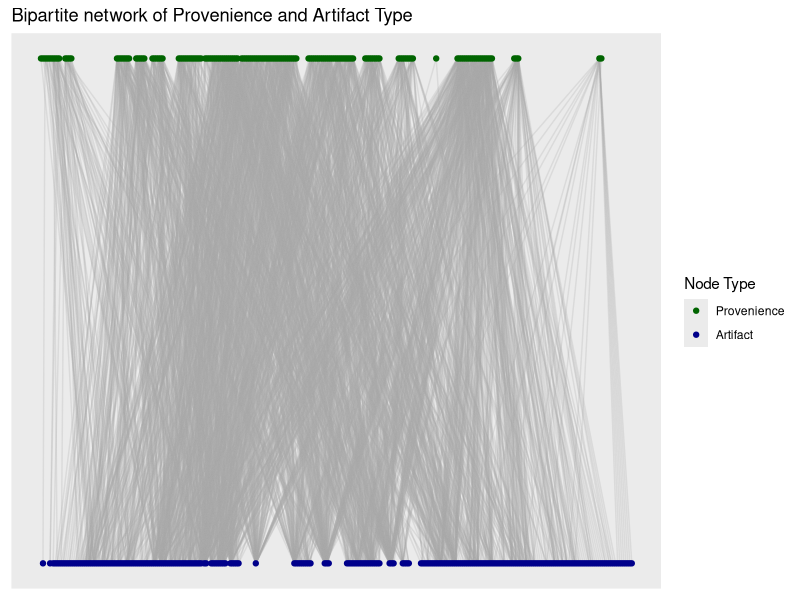
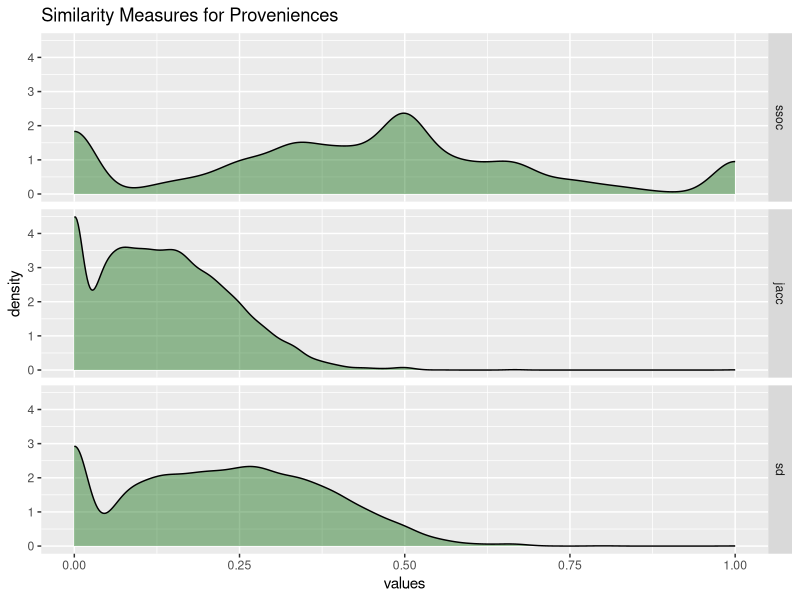
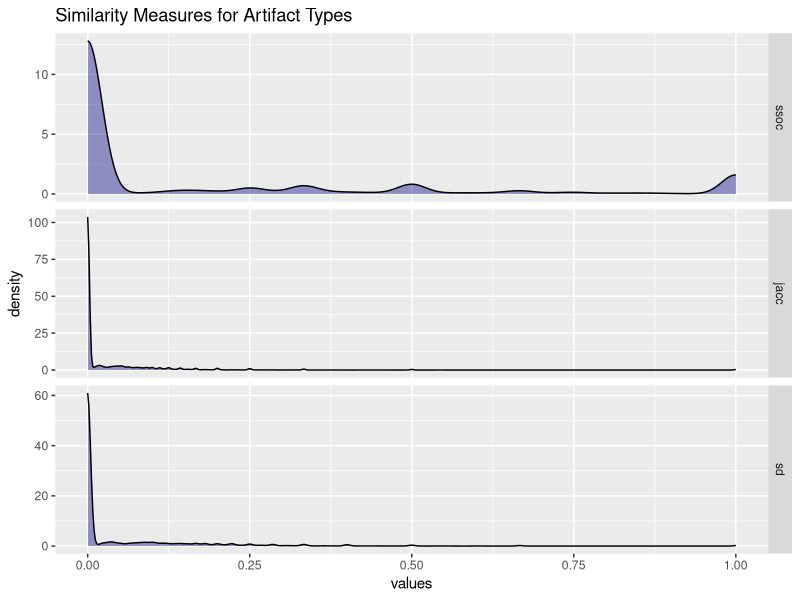
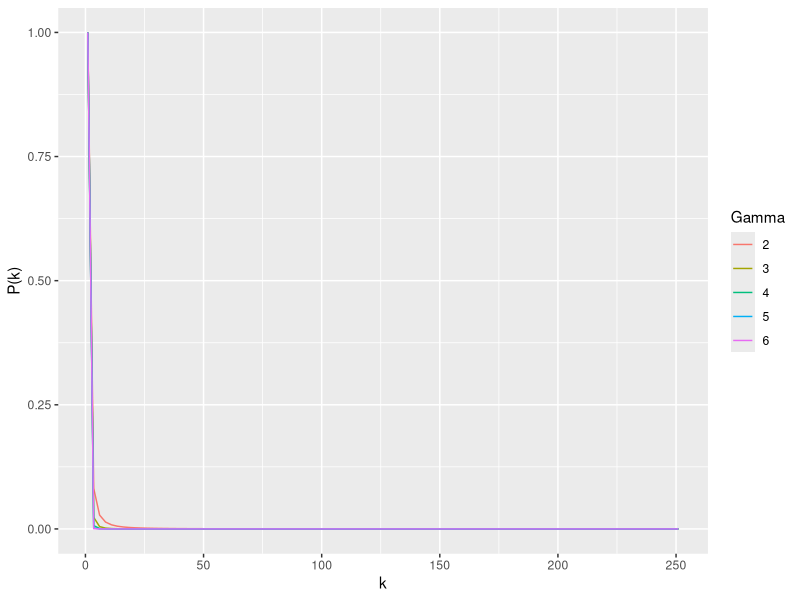
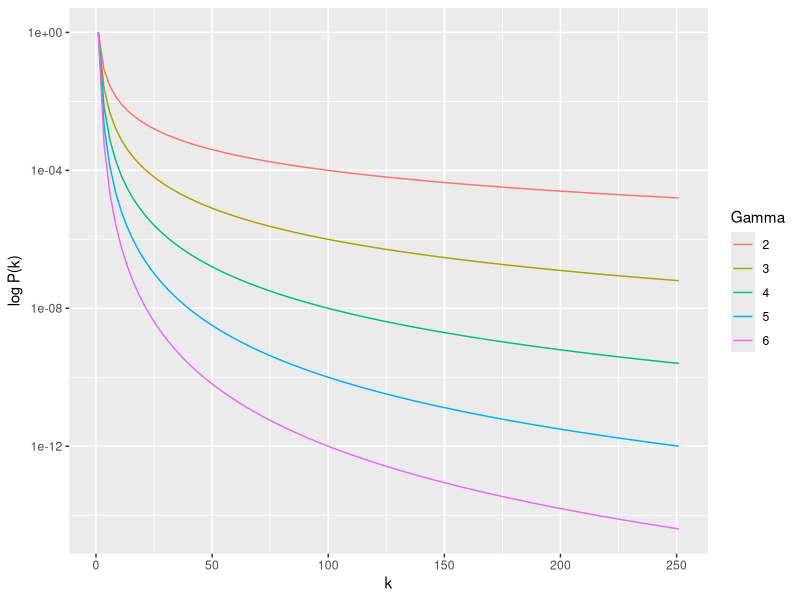
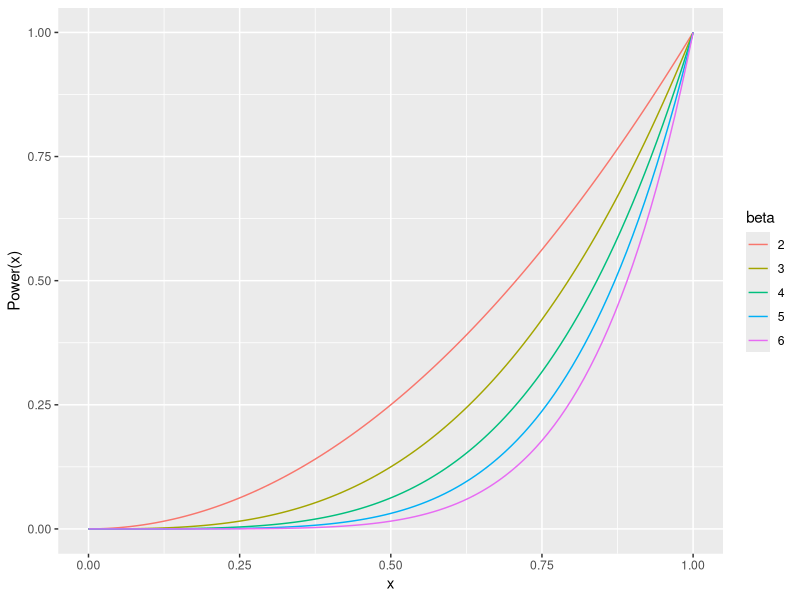

These figures' R source, in order:
## ---- chunk 1
#| label: code-bpg
#| echo: false
#| message: false

require(tidyverse)
require(igraph)
require(ggraph)

# Import data from file ---------------------------------------------------

dat_raw <- read_csv("./data/Catalog_SiteA.csv",
                col_select = c(LEVEL_ID, CODE))

# Artifact to exclude from analysis
exclude_artifacts <-
  as.vector(read.csv("./data/code_exclude.csv", header = T)$x)

# Remove Bakelite and plastic buttons from exclusion list
exclude_artifacts <-
  exclude_artifacts[!exclude_artifacts %in% c("BKLT", "PB")]

# Import list of artifact codes
artifact_codes <-
  read.csv("./data/code_list.csv",
           header = TRUE,
           stringsAsFactors = FALSE)

# Filter data set for excluded artifact types
dat <- dat_raw %>% filter(!(CODE %in% exclude_artifacts))

# Create un-weighted bipartite graph --------------------------------------

g_assemblages_bpg <-
  graph_from_data_frame(unique.data.frame(select(dat, LEVEL_ID, CODE)),
                        directed = FALSE)

V(g_assemblages_bpg)$type <-
  bipartite_mapping(g_assemblages_bpg)$type

## ---- chunk 2
#| label: fig-bipartite-graph
#| fig-cap: "Bipartite network of Provenience and Artifact Type."
#| fig-alt: "Bipartite graph plot of proveniences and artifact types."
#| echo: false
#| message: false
#| warning: false

g_assemblages_bpg_layout <-
  g_assemblages_bpg %>% layout_as_bipartite()

g_assemblages_bpg %>%
  ggraph(layout = g_assemblages_bpg_layout) +
  geom_edge_link(edge_color = "darkgray", edge_alpha = 0.25) +
  geom_node_point(aes(color = type)) +
  scale_color_manual(
    values = c("darkgreen", "darkblue"),
    name = "Node Type",
    breaks = c(FALSE, TRUE),
    labels = c("Provenience", "Artifact")
  ) +
  ggtitle("Bipartite network of Provenience and Artifact Type")


## ---- chunk 3
#| label: code-reestablish-environment
#| echo: false
#| message: false
#| warning: false

# Create incidence matrix from bipartite graph -----------------------------

g_assemblages_bpg_inc <- as_incidence_matrix(g_assemblages_bpg)

# Project one-mode graphs, Szymkiewicz-Simpson -----------------------------

overlap_coef_bin <- function(x) {
  # Calculate the pairwise sums of non-zero matrix elements to find the number
  # of intersecting elements between each input column
  bin_intersect_mat <- t(x) %*% x
  
  # Calculate the input column sums to find the individual size of each set
  col_sum <- apply(x, 2, function(xx)
    sum(xx != 0))
  
  # Find the smaller of each pair of sets by taking the matrix outer minimum
  min_set_size_mat <- outer(col_sum, col_sum, FUN = pmin)
  
  # Szymkiewicz-Simpson overlap coefficient is the pairwise intersection of two
  # sets divided by the size of the smaller set
  res <- bin_intersect_mat / min_set_size_mat
  
  # Set diagonal to identity
  diag(res) <- 1L
  
  # Assign input column names to rows and columns of return matrix
  dimnames(res) <- list(colnames(x), colnames(x))
  
  return(res)
}


## Project provenience -----------------------------------------------------

prov_sim_ssoc <- overlap_coef_bin(t(g_assemblages_bpg_inc))

prov_ssoc_vals <-
  prov_sim_ssoc[lower.tri(prov_sim_ssoc, diag = FALSE)]

## Project artifact types --------------------------------------------------

artifact_sim_ssoc <- overlap_coef_bin(g_assemblages_bpg_inc)

artifact_ssoc_vals <-
  artifact_sim_ssoc[lower.tri(artifact_sim_ssoc, diag = FALSE)]

# Project one-mode graphs, Sorenson-Dice -----------------------------------

soren_dice_sim_bin <- function(x) {
  # Calculate the pairwise sums of non-zero matrix elements to find the number
  # of intersecting elements between each input column
  bin_intersect_mat <- t(x) %*% x
  
  # Calculate the input column sums, to find the individual size of each set
  col_sum <- apply(x, 2, function(xx)
    sum(xx != 0))
  
  # Calculate the matrix outer sums for pairwise sum of set sizes
  set_size_sum_mat <- outer(col_sum, col_sum, FUN = "+")
  
  # Sorenson-Dice index is twice the size of the intersection divided by the
  # sum of the size for each set
  res <- (2 * bin_intersect_mat) / set_size_sum_mat
  
  # Set diagonal to identity
  diag(res) <- 1L
  
  # Assign input column names to rows and columns of return matrix
  dimnames(res) <- list(colnames(x), colnames(x))
  return(res)
  
}

## Project provenience -----------------------------------------------------

prov_sim_sd <- soren_dice_sim_bin(t(g_assemblages_bpg_inc))

prov_sd_vals <-
  prov_sim_sd[lower.tri(prov_sim_sd, diag = FALSE)]

## Project artifact types --------------------------------------------------

artifact_sim_sd <- soren_dice_sim_bin(g_assemblages_bpg_inc)

artifact_sd_vals <-
  artifact_sim_sd[lower.tri(artifact_sim_sd, diag = FALSE)]

# Project one-mode graphs, Jaccard ----------------------------------------

jaccard_sim_bin <- function(x) {
  # Calculate the pairwise sums of non-zero matrix elements to find the number
  # of intersecting elements between each input column
  bin_intersect_mat <- t(x) %*% x
  
  # Calculate the input column sums to find the individual size of each set
  x_col_sum <- apply(x, 2, function(xx)
    sum(xx != 0))
  
  # Calculate the matrix outer sums for pairwise sum of set sizes
  set_size_sum_mat <- outer(x_col_sum, x_col_sum, FUN = "+")
  
  # Jaccard index is intersection of set sizes over the size of the union of
  # sets
  res <- bin_intersect_mat / (set_size_sum_mat - bin_intersect_mat)
  
  # Set diagonal to identity
  diag(res) <- 1L
  
  # Assign input column names to rows and columns of return matrix
  dimnames(res) <- list(colnames(x), colnames(x))
  
  return(res)
}

## Project provenience -----------------------------------------------------

prov_sim_jacc <- jaccard_sim_bin(t(g_assemblages_bpg_inc))

prov_jacc_vals <-
  prov_sim_jacc[lower.tri(prov_sim_jacc, diag = FALSE)]

## Project artifact types --------------------------------------------------

artifact_sim_jacc <- jaccard_sim_bin(g_assemblages_bpg_inc)

artifact_jacc_vals <-
  artifact_sim_jacc[lower.tri(artifact_sim_jacc, diag = FALSE)]

# Comparing similarity measures -------------------------------------------

prov_sims <-
  data.frame(ssoc = prov_ssoc_vals,
             jacc = prov_jacc_vals,
             sd = prov_sd_vals)

artifact_sims <-
  data.frame(ssoc = artifact_ssoc_vals,
             jacc = artifact_jacc_vals,
             sd = artifact_sd_vals)

## ---- chunk 4
#| label: fig-sim-prov
#| fig-cap: "Similarity measures for proveniences."
#| fig-alt: "Similarity measures for proveniences."
#| echo: false
#| message: false
#| warning: false

# Plot densities by similarity measure
prov_sims %>% stack() %>%
  ggplot(aes(x = values)) +
  geom_density(fill = "darkgreen",
               alpha = 0.4) +
  facet_grid(ind ~ ., scales = "fixed") +
  ggtitle("Similarity Measures for Proveniences")

## ---- chunk 5
#| label: fig-sim-artifact
#| fig-cap: "Similarity measures for artifact types."
#| fig-alt: "Similarity measures for artifact types."
#| echo: false
#| message: false
#| warning: false

# Plot densities by similarity measure
artifact_sims %>% stack() %>%
  ggplot(aes(x = values)) +
  geom_density(fill = "darkblue",
               alpha = 0.4) +
  facet_grid(ind ~ ., scales = "free") +
  ggtitle("Similarity Measures for Artifact Types")

## ---- chunk 6
#| label: fig-power-law
#| fig-cap: "Power-law distribution for different values of gamma."
#| fig-alt: "Power-law distribution for different values of gamma."
#| echo: false
#| message: false
#| warning: false

powerlaw_pdf <- function(x, gamma = 1) {
  density <- x ^ (-gamma)
  return(density)
}

ggplot(data.frame(x = c(1, 251)), aes(x = x)) +
  stat_function(fun = powerlaw_pdf, args = list(gamma = 2), aes(color = "2")) +
  stat_function(fun = powerlaw_pdf, args = list(gamma = 3), aes(color = "3")) +
  stat_function(fun = powerlaw_pdf, args = list(gamma = 4), aes(color = "4")) +
  stat_function(fun = powerlaw_pdf, args = list(gamma = 5), aes(color = "5")) +
  stat_function(fun = powerlaw_pdf, args = list(gamma = 6), aes(color = "6")) +
  labs(color = "Gamma") +
  ylab("P(k)") + xlab("k")

## ---- chunk 7
#| label: fig-power-law-log
#| fig-cap: "Log-scale power-law distribution for different values of gamma."
#| fig-alt: "Log-scale power-law distribution for different values of gamma."
#| echo: false
#| message: false
#| warning: false

ggplot(data.frame(x = c(1, 251)), aes(x = x)) +
  stat_function(fun = powerlaw_pdf, args = list(gamma = 2), aes(color = "2")) +
  stat_function(fun = powerlaw_pdf, args = list(gamma = 3), aes(color = "3")) +
  stat_function(fun = powerlaw_pdf, args = list(gamma = 4), aes(color = "4")) +
  stat_function(fun = powerlaw_pdf, args = list(gamma = 5), aes(color = "5")) +
  stat_function(fun = powerlaw_pdf, args = list(gamma = 6), aes(color = "6")) +
  scale_y_continuous(trans = "log10") +
  labs(color = "Gamma") +
  ylab("log P(k)") + xlab("k")

## ---- chunk 8

hard_threshold_adjacency <- function(sim_mat, tau) {
  return(ifelse(sim_mat < tau, 0, 1))
}

## ---- chunk 9

power_adj <- function(x, beta) {
  abs(x) ^ beta
}

## ---- chunk 10
#| label: fig-power-adjacency
#| fig-cap: "Power adjacency distribution for different values of beta."
#| fig-alt: "Power adjacency distribution for different values of beta."
#| echo: false
#| message: false
#| warning: false

ggplot(data.frame(x = seq(0, 1, length.out = 1000)), aes(x = x)) +
  stat_function(fun = power_adj, args = list(beta = 2), aes(color = "2")) +
  stat_function(fun = power_adj, args = list(beta = 3), aes(color = "3")) +
  stat_function(fun = power_adj, args = list(beta = 4), aes(color = "4")) +
  stat_function(fun = power_adj, args = list(beta = 5), aes(color = "5")) +
  stat_function(fun = power_adj, args = list(beta = 6), aes(color = "6")) +
  labs(color = "beta") +
  ylab("Power(x)") + xlab("x")
